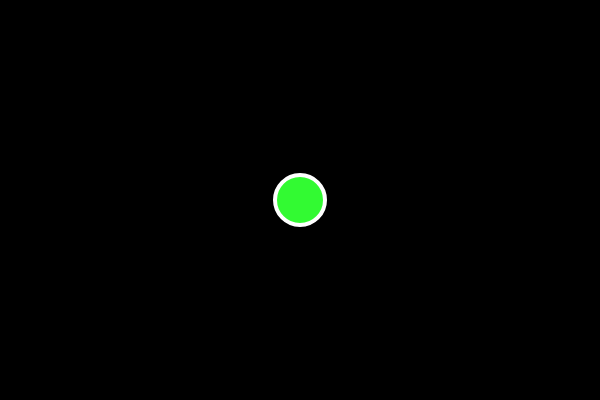
Frame 1 (no input)
Frame 60 (no input): identical to frame 1, image omitted
Frame 120 (the mouse pressed at the canvas centre since frame 60): identical to frame 1, image omitted

The p5.js sketch that drew this single still picture (run headless with seeded random() and noise() and a simulated clock; from frame 60 on, the mouse is pressed at the canvas centre):

// p5.js sketch
// ── sketch.js
var x = 300;
var y = 200;
var speedx = 8;
var speedy = 6;


function setup(){
    createCanvas(600,400);
}

function draw(){
    background(0);
    display();
    //move();
    //bounce();
    }
function display(){
        //display ball
    stroke(255);
    strokeWeight(4);
    fill(50,250,50);
    ellipse(x, y, 50, 50);
}

function move(){
     //make ball move
    y = y + speedy;
    x = x + speedx;
}

function bounce(){
    //ball changes direction when it hits wall
    if(x>600 || x<0){
        speedx = -speedx;
    }
    if(y>400 || y<0){
    speedy = speedy;    
    }
}
